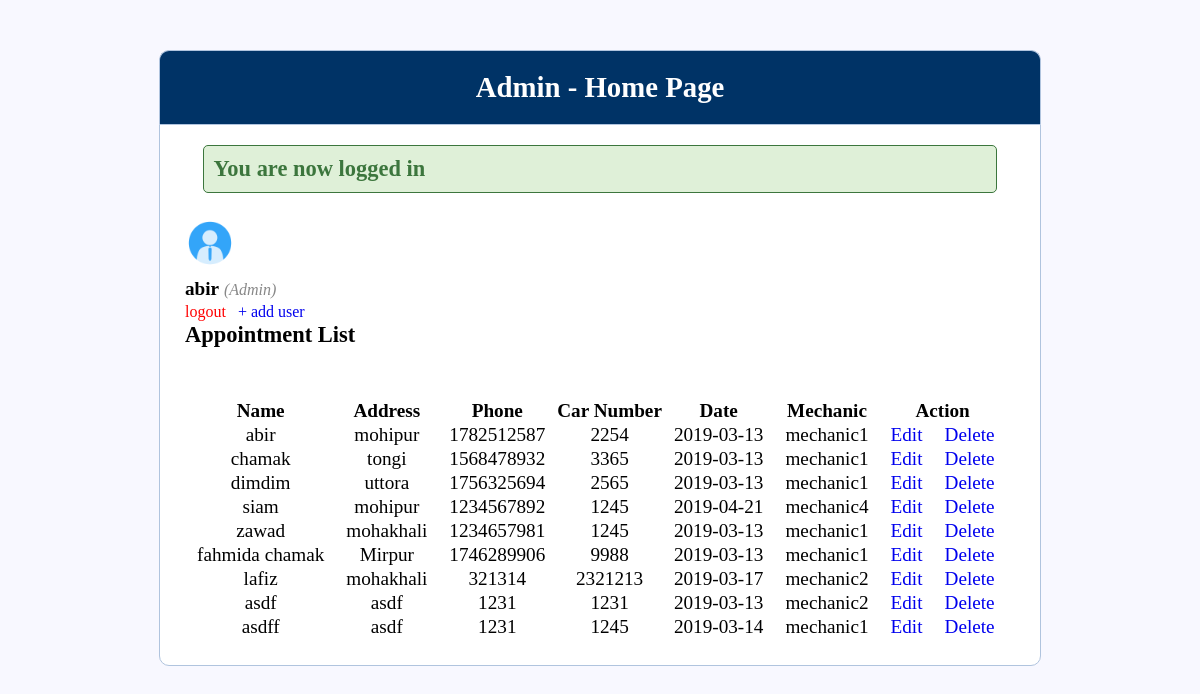
The app's page /admin/home.php (signed in) with its own data.
### tables this page shows
CREATE TABLE IF NOT EXISTS `users` (
  `id` int(10) NOT NULL AUTO_INCREMENT,
  `username` varchar(100) NOT NULL,
  `user_type` varchar(100) NOT NULL,
  `password` varchar(100) NOT NULL,
  `address` varchar(100) NOT NULL,
  `phone` int(11) NOT NULL,
  `carnumber` int(32) NOT NULL,
  `carengineno` int(32) NOT NULL,
  `appointmentdate` date NOT NULL,
  `mechanic` varchar(100) NOT NULL,
  PRIMARY KEY (`id`)
);

### functions.php (called while the page is built, shortened)
<?php
$db = mysqli_connect('localhost', 'root', '', 'multi_login');
function select($query){
	global $db;
		$results = mysqli_query($db, $query);
	if($results->num_rows > 0){
		return $results;
	}else{
		return false;
	}
}

### admin/home.php (the view, shortened to what this page needs)
<?php
include('../functions.php');
?>
<!DOCTYPE html>
<html>
<head>
	<link rel="stylesheet" type="text/css" href="../style.css">
</head>
<body>
	<div class="header">
		<h2>Admin - Home Page</h2>
	</div>
	<div class="content">
		<?php if (isset($_SESSION['success'])) : ?>
			<div class="error success" >
				<h3>
					<?php
						echo $_SESSION['success'];
					?>
				</h3>
			</div>
		<?php endif ?>
		<div class="profile_info">
			<img src="../images/admin_profile.png"  >
			<div>
				<?php  if (isset($_SESSION['user'])) : ?>
					<strong><?php echo $_SESSION['user']['username']; ?></strong>
					<small>
						<i  style="color: #888;">(<?php echo ucfirst($_SESSION['user']['user_type']); ?>)</i>
						<br>
						<a href="home.php?logout='1'" style="color: red;">logout</a>
                       &nbsp; <a href="create_user.php"> + add user</a>
					</small>
					<table class="tblone">
						<?php
							$query = "SELECT * FROM users";
							$read = select($query);
						 ?>
						<h3>Appointment List</h3>
						<tr>
							<th>Name</th>
							<th>Address</th>
							<th>Phone</th>
							<th>Car Number</th>
							<th>Date</th>
							<th>Mechanic</th>
							<th colspan="2">Action</th>
						</tr>
						<?php if($read){ ?>
							<?php while($row = $read->fetch_assoc()){ ?>
								<tr>
									<td><?php echo $row['username']; ?></td>
									<td><?php echo $row['address'] ?></td>
									<td><?php echo $row['phone']; ?></td>
									<td><?php echo $row['carnumber']; ?></td>
									<td><?php echo $row['appointmentdate']; ?></td>
									<td><?php echo $row['mechanic']; ?></td>
									<td><a href="../update.php?id=<?php echo urlencode($row['id']); ?>">Edit</a></td>
									<td><a href="delete.php?id=<?php echo urlencode($row['id']); ?>">Delete</a></td>
								</tr>
							<?php } ?>
						<?php } else{ ?>
							<p>Data is not available!!</p>
						<?php } ?>
					</table>
				<?php endif ?>
			</div>
		</div>
	</div>
</body>
</html>

### style.css (style rules this page uses)
* { margin: 0px; padding: 0px; }
body { font-size: 120%; background: #F8F8FF; }
.header { width: 70%; margin: 50px auto 0px; color: white; background: #5F9EA0; text-align: center; border: 1px solid #B0C4DE; border-bottom: none; border-radius: 10px 10px 0px 0px; padding: 20px; }
form,input, .content { width: 70%; margin: 0px auto; padding: 20px; border: 1px solid #B0C4DE; background: white; border-radius: 0px 0px 10px 10px; }
.error { width: 92%; margin: 0px auto; padding: 10px; border: 1px solid #a94442; color: #a94442; background: #f2dede; border-radius: 5px; text-align: left; }
.success { color: #3c763d; background: #dff0d8; border: 1px solid #3c763d; margin-bottom: 20px; }
.profile_info img { display: inline-block; width: 50px; height: 50px; margin: 5px; float: left; }
.profile_info div { display: inline-block; margin: 5px; }
.profile_info:after { content: ""; display: block; clear: both; }
.tblone { width: 100%; margin-top: 50px; text-align: center; }
td { padding:0 10px; }
a { text-decoration: none; }

### admin/home.php (style rules this page uses)
.header { background: #003366; }

### records on screen
users: username "abir", address "mohipur", phone "1782512587", carnumber "2254", appointmentdate "2019-03-13", mechanic "mechanic1"
users: username "chamak", address "tongi", phone "1568478932", carnumber "3365", appointmentdate "2019-03-13", mechanic "mechanic1"
users: username "dimdim", address "uttora", phone "1756325694", carnumber "2565", appointmentdate "2019-03-13", mechanic "mechanic1"
users: username "siam", address "mohipur", phone "1234567892", carnumber "1245", appointmentdate "2019-04-21", mechanic "mechanic4"
users: username "zawad", address "mohakhali", phone "1234657981", carnumber "1245", appointmentdate "2019-03-13", mechanic "mechanic1"
users: username "fahmida chamak", address "Mirpur", phone "1746289906", carnumber "9988", appointmentdate "2019-03-13", mechanic "mechanic1"
users: username "lafiz", address "mohakhali", phone "321314", carnumber "2321213", appointmentdate "2019-03-17", mechanic "mechanic2"
users: username "asdf", address "asdf", phone "1231", carnumber "1231", appointmentdate "2019-03-13", mechanic "mechanic2"
users: username "asdff", address "asdf", phone "1231", carnumber "1245", appointmentdate "2019-03-14", mechanic "mechanic1"

### other values on screen
$_SESSION['success'] "You are now logged in"
$_SESSION['user']['username'] "abir"
$_SESSION['user']['user_type'] "Admin"
